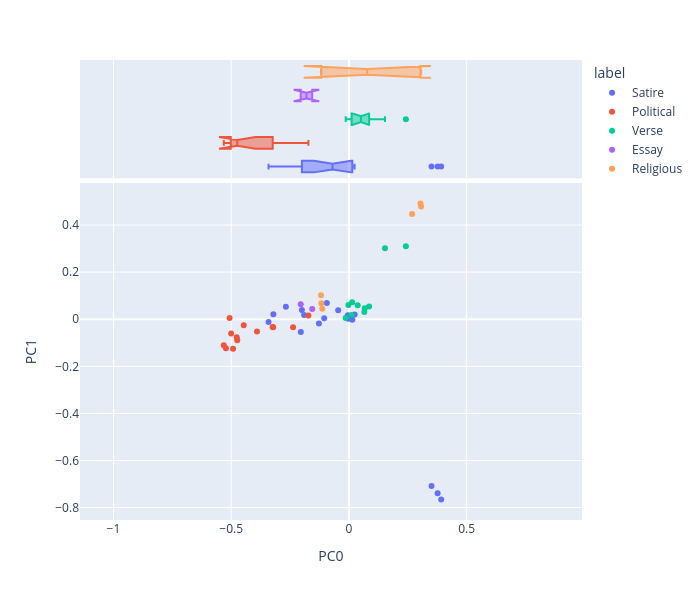

Notebook source saved alongside this figure:
### Code cell
vis_pcs(DCM_w, 0, 1)

### Figure 1 — Plotly figure (JSON) as saved in the notebook; plotly's stock layout.template omitted (floating-point values rounded to 4 significant figures)
{"data": [{"hovertemplate": "<b>%{hovertext}</b><br><br>label=Satire<br>PC0=%{x}<br>PC1=%{y}<extra></extra>", "hovertext": ["The Accomplishment of the First of Mr. Bickerstaff's Predictions", "An Argument Against Abolishing Christianity", "The Battle of the Books", "The Beasts' Confession", "The Blunders, Deficiencies, Distresses, and Misfortunes of Quilca", "Swift's Description of Quilca", "A Digression on the Nature, Usefulness, and Necessity of Wars and Quarrels", "Gulliver's Travels", "The History of Martin", "A Meditation Upon a Broomstick", "A Modest Proposal", "Polite Conversation: Dialogue I", "Polite Conversation: Dialogue II", "Polite Conversation: Dialogue III", "Polite Conversation: Introduction", "Predictions for the Year 1708", "A Project for the Universal Benefit of Mankind", "A Tale of a Tub"], "legendgroup": "Satire", "marker": {"color": "#636efa", "symbol": "circle"}, "mode": "markers", "name": "Satire", "orientation": "v", "showlegend": true, "type": "scatter", "x": [-0.1275, -0.1999, -0.09383, -0.0458, -0.003454, 0.02403, -0.004768, -0.3209, 0.01437, -0.0005404, -0.3416, 0.3916, 0.3506, 0.3765, -0.2045, -0.1905, -0.1052, -0.2679], "xaxis": "x", "y": [-0.01844, 0.03875, 0.06896, 0.03864, 0.00229, 0.01999, 0.01705, 0.02138, -0.002063, 0.01469, -0.01201, -0.7651, -0.7079, -0.7393, -0.05461, 0.0185, 0.00378, 0.05268], "yaxis": "y"}, {"alignmentgroup": "True", "hovertemplate": "<b>%{hovertext}</b><br><br>label=Satire<br>PC0=%{x}<extra></extra>", "hovertext": ["The Accomplishment of the First of Mr. Bickerstaff's Predictions", "An Argument Against Abolishing Christianity", "The Battle of the Books", "The Beasts' Confession", "The Blunders, Deficiencies, Distresses, and Misfortunes of Quilca", "Swift's Description of Quilca", "A Digression on the Nature, Usefulness, and Necessity of Wars and Quarrels", "Gulliver's Travels", "The History of Martin", "A Meditation Upon a Broomstick", "A Modest Proposal", "Polite Conversation: Dialogue I", "Polite Conversation: Dialogue II", "Polite Conversation: Dialogue III", "Polite Conversation: Introduction", "Predictions for the Year 1708", "A Project for the Universal Benefit of Mankind", "A Tale of a Tub"], "legendgroup": "Satire", "marker": {"color": "#636efa", "symbol": "circle"}, "name": "Satire", "notched": true, "offsetgroup": "Satire", "showlegend": false, "type": "box", "x": [-0.1275, -0.1999, -0.09383, -0.0458, -0.003454, 0.02403, -0.004768, -0.3209, 0.01437, -0.0005404, -0.3416, 0.3916, 0.3506, 0.3765, -0.2045, -0.1905, -0.1052, -0.2679], "xaxis": "x2", "yaxis": "y2"}, {"hovertemplate": "<b>%{hovertext}</b><br><br>label=Political<br>PC0=%{x}<br>PC1=%{y}<extra></extra>", "hovertext": ["The Address to the Jury", "Answer to a Paper", "The Answer to the Injured Lady", "The Drapier's First Letter (To the Shop-keepers, Tradesmen, Farmers, and Common People of Ireland)", "The Drapier's Second Letter", "The Drapier's Third Letter", "The Drapier's Fourth Letter (To the Whole People of Ireland)", "The Drapier's Fifth Letter", "The Drapier's Sixth Letter", "The Drapier's Seventh Letter", "The Story of the Injured Lady", "Maxims Controulled in Ireland", "Two Letters on Subjects Relative to the Improvement of Ireland"], "legendgroup": "Political", "marker": {"color": "#EF553B", "symbol": "circle"}, "mode": "markers", "name": "Political", "orientation": "v", "showlegend": true, "type": "scatter", "x": [-0.2373, -0.3218, -0.3243, -0.4922, -0.5227, -0.5316, -0.4767, -0.3906, -0.4743, -0.5002, -0.1722, -0.4469, -0.507], "xaxis": "x", "y": [-0.03427, -0.03422, -0.03329, -0.1256, -0.1232, -0.11, -0.07637, -0.05224, -0.08927, -0.06018, 0.01588, -0.02525, 0.004893], "yaxis": "y"}, {"alignmentgroup": "True", "hovertemplate": "<b>%{hovertext}</b><br><br>label=Political<br>PC0=%{x}<extra></extra>", "hovertext": ["The Address to the Jury", "Answer to a Paper", "The Answer to the Injured Lady", "The Drapier's First Letter (To the Shop-keepers, Tradesmen, Farmers, and Common People of Ireland)", "The Drapier's Second Letter", "The Drapier's Third Letter", "The Drapier's Fourth Letter (To the Whole People of Ireland)", "The Drapier's Fifth Letter", "The Drapier's Sixth Letter", "The Drapier's Seventh Letter", "The Story of the Injured Lady", "Maxims Controulled in Ireland", "Two Letters on Subjects Relative to the Improvement of Ireland"], "legendgroup": "Political", "marker": {"color": "#EF553B", "symbol": "circle"}, "name": "Political", "notched": true, "offsetgroup": "Political", "showlegend": false, "type": "box", "x": [-0.2373, -0.3218, -0.3243, -0.4922, -0.5227, -0.5316, -0.4767, -0.3906, -0.4743, -0.5002, -0.1722, -0.4469, -0.507], "xaxis": "x2", "yaxis": "y2"}, {"hovertemplate": "<b>%{hovertext}</b><br><br>label=Verse<br>PC0=%{x}<br>PC1=%{y}<extra></extra>", "hovertext": ["Baucis and Philemon", "Cadenus and Vanessa", "The Logicians Refuted", "The Puppet Show", "Stella's Birthday, 1718", "Stella's Birthday, 1720", "Stella's Birthday, 1722", "Stella's Birthday, 1724", "Stella's Birthday, March 13, 1726", "To Stella, Visiting me in my sickness"], "legendgroup": "Verse", "marker": {"color": "#00cc96", "symbol": "circle"}, "mode": "markers", "name": "Verse", "orientation": "v", "showlegend": true, "type": "scatter", "x": [-0.01379, -0.002517, 0.0115, 0.1529, 0.2418, 0.06701, 0.06533, 0.08568, 0.01382, 0.03677], "xaxis": "x", "y": [0.004769, 0.06068, 0.01816, 0.3012, 0.3101, 0.04622, 0.03089, 0.05362, 0.07168, 0.05908], "yaxis": "y"}, {"alignmentgroup": "True", "hovertemplate": "<b>%{hovertext}</b><br><br>label=Verse<br>PC0=%{x}<extra></extra>", "hovertext": ["Baucis and Philemon", "Cadenus and Vanessa", "The Logicians Refuted", "The Puppet Show", "Stella's Birthday, 1718", "Stella's Birthday, 1720", "Stella's Birthday, 1722", "Stella's Birthday, 1724", "Stella's Birthday, March 13, 1726", "To Stella, Visiting me in my sickness"], "legendgroup": "Verse", "marker": {"color": "#00cc96", "symbol": "circle"}, "name": "Verse", "notched": true, "offsetgroup": "Verse", "showlegend": false, "type": "box", "x": [-0.01379, -0.002517, 0.0115, 0.1529, 0.2418, 0.06701, 0.06533, 0.08568, 0.01382, 0.03677], "xaxis": "x2", "yaxis": "y2"}, {"hovertemplate": "<b>%{hovertext}</b><br><br>label=Essay<br>PC0=%{x}<br>PC1=%{y}<extra></extra>", "hovertext": ["Hints Towards an Essay on Conversation", "Thoughts on Various Subjects"], "legendgroup": "Essay", "marker": {"color": "#ab63fa", "symbol": "circle"}, "mode": "markers", "name": "Essay", "orientation": "v", "showlegend": true, "type": "scatter", "x": [-0.156, -0.205], "xaxis": "x", "y": [0.04321, 0.06377], "yaxis": "y"}, {"alignmentgroup": "True", "hovertemplate": "<b>%{hovertext}</b><br><br>label=Essay<br>PC0=%{x}<extra></extra>", "hovertext": ["Hints Towards an Essay on Conversation", "Thoughts on Various Subjects"], "legendgroup": "Essay", "marker": {"color": "#ab63fa", "symbol": "circle"}, "name": "Essay", "notched": true, "offsetgroup": "Essay", "showlegend": false, "type": "box", "x": [-0.156, -0.205], "xaxis": "x2", "yaxis": "y2"}, {"hovertemplate": "<b>%{hovertext}</b><br><br>label=Religious<br>PC0=%{x}<br>PC1=%{y}<extra></extra>", "hovertext": ["First Prayer for Stella", "Second Prayer for Stella (Oct 17, 1727)", "Third Prayer for Stella (Nov 6, 1727)", "On Mutual Subjection", "On Sleeping in Church", "On the Wisdom of This World"], "legendgroup": "Religious", "marker": {"color": "#FFA15A", "symbol": "circle"}, "mode": "markers", "name": "Religious", "orientation": "v", "showlegend": true, "type": "scatter", "x": [0.3066, 0.2683, 0.3037, -0.1187, -0.1134, -0.1174], "xaxis": "x", "y": [0.4783, 0.4471, 0.4911, 0.102, 0.04432, 0.06802], "yaxis": "y"}, {"alignmentgroup": "True", "hovertemplate": "<b>%{hovertext}</b><br><br>label=Religious<br>PC0=%{x}<extra></extra>", "hovertext": ["First Prayer for Stella", "Second Prayer for Stella (Oct 17, 1727)", "Third Prayer for Stella (Nov 6, 1727)", "On Mutual Subjection", "On Sleeping in Church", "On the Wisdom of This World"], "legendgroup": "Religious", "marker": {"color": "#FFA15A", "symbol": "circle"}, "name": "Religious", "notched": true, "offsetgroup": "Religious", "showlegend": false, "type": "box", "x": [0.3066, 0.2683, 0.3037, -0.1187, -0.1134, -0.1174], "xaxis": "x2", "yaxis": "y2"}], "layout": {"height": 600, "legend": {"title": {"text": "label"}, "tracegroupgap": 0}, "margin": {"t": 60}, "width": 700, "xaxis": {"anchor": "y", "domain": [0, 1], "title": {"text": "PC0"}}, "xaxis2": {"anchor": "y2", "domain": [0, 1], "matches": "x", "showgrid": true, "showticklabels": false}, "yaxis": {"anchor": "x", "domain": [0, 0.7326], "scaleanchor": "x", "scaleratio": 1, "title": {"text": "PC1"}}, "yaxis2": {"anchor": "x2", "domain": [0.7426, 1], "matches": "y2", "scaleanchor": "x", "scaleratio": 1, "showgrid": false, "showline": false, "showticklabels": false, "ticks": ""}}}
